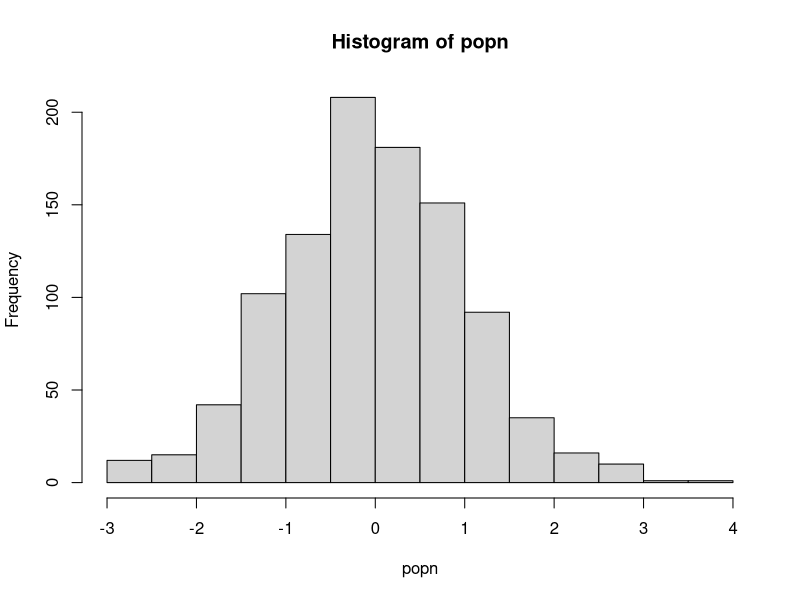

Recreate this plot in R. (Note: a time limit stopped this script after it produced the figure.)
######### Functions ##########

## A function to take a sample of size n from a population "popn" and return its mean
myexperiment <- function(popn,n){
    pop_sample <- sample(popn, n, replace = FALSE)
    return(mean(pop_sample))
}

## Calculate means using a for loop without preallocation:
loopy_sample1 <- function(popn, n, num){
    result1 <- vector() #Initialize empty vector of size 1 
    for(i in 1:num){
        result1 <- c(result1, myexperiment(popn, n))
    }
    return(result1)
}

## To run "num" iterations of the experiment using a for loop on a vector with preallocation:
loopy_sample2 <- function(popn, n, num){
    result2 <- vector(,num) #Preallocate expected size
    for(i in 1:num){
        result2[i] <- myexperiment(popn, n)
    }
    return(result2)
}

## To run "num" iterations of the experiment using a for loop on a list with preallocation:
loopy_sample3 <- function(popn, n, num){
    result3 <- vector("list", num) #Preallocate expected size
    for(i in 1:num){
        result3[[i]] <- myexperiment(popn, n)
    }
    return(result3)
}


## To run "num" iterations of the experiment using vectorization with lapply:
lapply_sample <- function(popn, n, num){
    result4 <- lapply(1:num, function(i) myexperiment(popn, n))
    returnn <- 20 # sample size for each experiment
num <- 1000 # Number of times to rerun the experiment

print("The loopy, non-preallocation approach takes:" )
print(system.time(loopy_sample1(popn, n, num)))

print("The loopy, but with preallocation approach takes:" )
print(system.time(loopy_sample2(popn, n, num)))

print("The loopy, non-preallocation approach on a list takes:" )
print(system.time(loopy_sample3(popn, n, num)))

print("The vectorized sapply approach takes:" )
print(system.time(sapply_sample(popn, n, num)))

print("The vectorized lapply approach takes:" )
print(system.time(lapply_sample(popn, n, num)))
}

## To run "num" iterations of the experiment using vectorization with lapply:
sapply_sample <- function(popn, n, num){
    result5 <- sapply(1:num, function(i) myexperiment(popn, n))
    return(result5)
}

popn <- rnorm(1000) # Generate the population
hist(popn)
n <- 20 # sample size for each experiment
num <- 1000 # Number of times to rerun the experiment

print("The loopy, non-preallocation approach takes:" )
print(system.time(loopy_sample1(popn, n, num)))

print("The loopy, but with preallocation approach takes:" )
print(system.time(loopy_sample2(popn, n, num)))

print("The loopy, non-preallocation approach on a list takes:" )
print(system.time(loopy_sample3(popn, n, num)))

print("The vectorized sapply approach takes:" )
print(system.time(sapply_sample(popn, n, num)))

print("The vectorized lapply approach takes:" )
print(system.time(lapply_sample(popn, n, num)))
